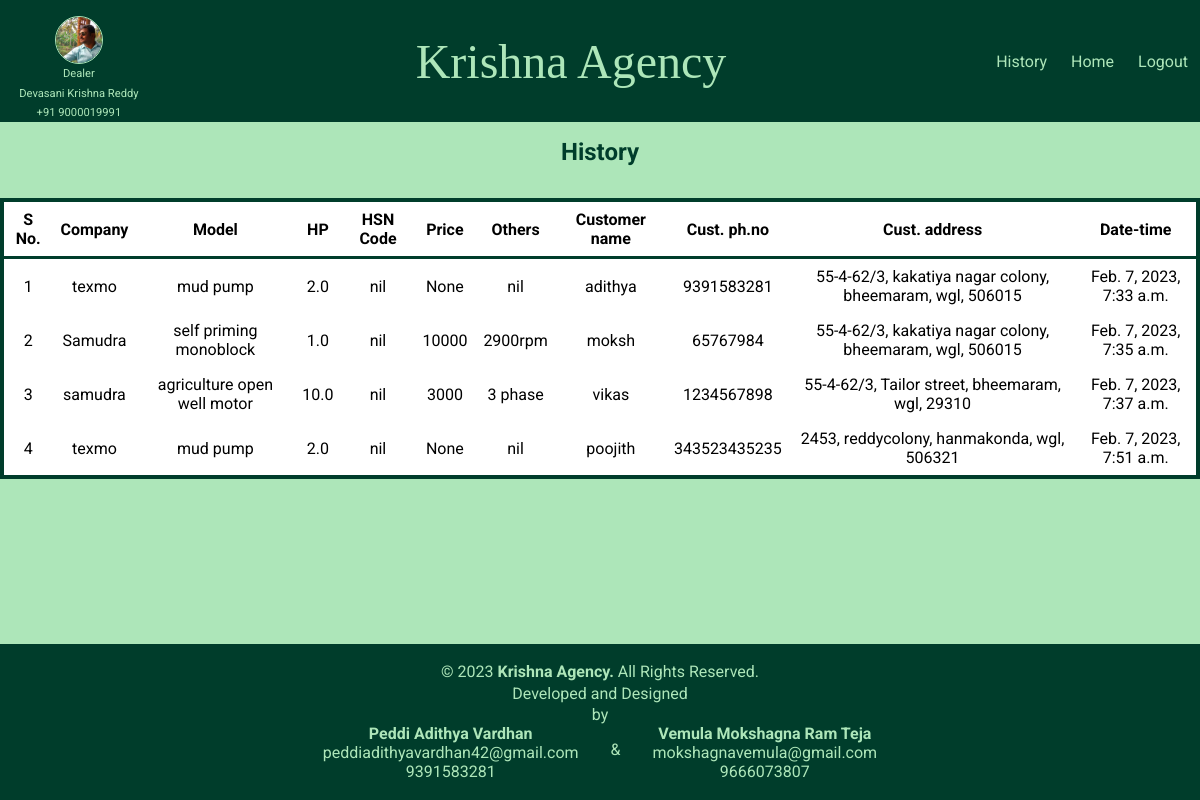
The page /history_page/ (signed in) on the database its author committed.
### customer/models.py (models this page shows, shortened)
class selled_motor(models.Model):
    company=models.CharField(max_length=50)
    model_name=models.CharField(max_length=100)
    hp=models.DecimalField(max_digits=3, decimal_places=1)
    hsncode=models.CharField(max_length=50)
    price=models.IntegerField(null=True)
    others=models.CharField(max_length=100)
    customer_name=models.CharField(max_length=100)
    customer_phno=models.IntegerField()
    customer_address=models.TextField()
    dateandtime=models.DateTimeField(auto_now=False, auto_now_add=True, null=True, editable=False)

### stock/views.py (the view)
# urls.py: path("history_page/", views.history, name='history')
@login_required(login_url='loginpage')
def history(request):
    details=selled_motor.objects.all()
    return render(request, 'stock/history.html',{
        "details" : details
    })

### stock/templates/stock/history.html (shortened to what this page needs)
{% extends 'stock_base.html' %}
{% load static %}
{% block page_css %}
<link rel="stylesheet" href="{% static "stock/history.css" %}">
{% endblock page_css %}
{% block page_body %}
<main>
    <h1>History</h1>
    <table>
        <thead>
            <tr>
                <th>S No.</th>
                <th>Company</th>
                <th>Model</th>
                <th>HP</th>
                <th>HSN Code</th>
                <th>Price</th>
                <th>Others</th>
                <th>Customer name</th>
                <th>Cust. ph.no</th>
                <th>Cust. address</th>
                <th>Date-time</th>
            </tr>
        </thead>
        <tbody>
            {% for fields in details %}
            <tr>
                <td>{{forloop.counter}}</td>
                <td>{{fields.company}}
                <td>{{fields.model_name}}</td>
                <td>{{fields.hp}}</td>
                <td>{{fields.hsncode}}</td>
                <td>{{fields.price}}</td>
                <td>{{fields.others}}</td>
                <td>{{fields.customer_name}}</td>
                <td>{{fields.customer_phno}}</td>
                <td>{{fields.customer_address}}</td>
                <td>{{fields.dateandtime}}</td>
            </tr>
        </tbody>
        {% endfor%}
    </table>
</main>
{% endblock page_body %}

### static/style.css (style rules this page uses)
* { box-sizing: border-box; }
body { margin: 0; background-color: #ade6b9; font-family: 'Roboto', sans-serif; display: flex; flex-direction: column; min-height: 100vh; }
main { flex-grow: 1; }

### stock/static/stock/history.css (style rules this page uses)
main { display: flex; flex-direction: column; align-items: center; flex-wrap: wrap; }
h1 { color: #003d2b; font-size: 1.5rem; }
table { margin: 1rem 0; border: 0.3rem solid #003d2b; border-collapse: collapse; background-color: #ffffff; }
th, td { padding: 0.5rem 0.5rem; text-align: center; border-bottom: 1px solid #003d2b; margin: 0; }
th { border-bottom: 0.2rem solid #003d2b; }
tr:last-child>td { border-bottom: none; }

### rows shown on the page
selled_motor: company "texmo", model_name "mud pump", hp "2.0", hsncode "nil", price "None", others "nil", customer_name "adithya", customer_phno "9391583281", customer_address "55-4-62/3, kakatiya nagar colony, bheemaram, wgl, 506015", dateandtime "Feb. 7, 2023, 7:33 a.m."
selled_motor: company "Samudra", model_name "self priming monoblock", hp "1.0", hsncode "nil", price "10000", others "2900rpm", customer_name "moksh", customer_phno "65767984", customer_address "55-4-62/3, kakatiya nagar colony, bheemaram, wgl, 506015", dateandtime "Feb. 7, 2023, 7:35 a.m."
selled_motor: company "samudra", model_name "agriculture open well motor", hp "10.0", hsncode "nil", price "3000", others "3 phase", customer_name "vikas", customer_phno "1234567898", customer_address "55-4-62/3, Tailor street, bheemaram, wgl, 29310", dateandtime "Feb. 7, 2023, 7:37 a.m."
selled_motor: company "texmo", model_name "mud pump", hp "2.0", hsncode "nil", price "None", others "nil", customer_name "poojith", customer_phno "343523435235", customer_address "2453, reddycolony, hanmakonda, wgl, 506321", dateandtime "Feb. 7, 2023, 7:51 a.m."
